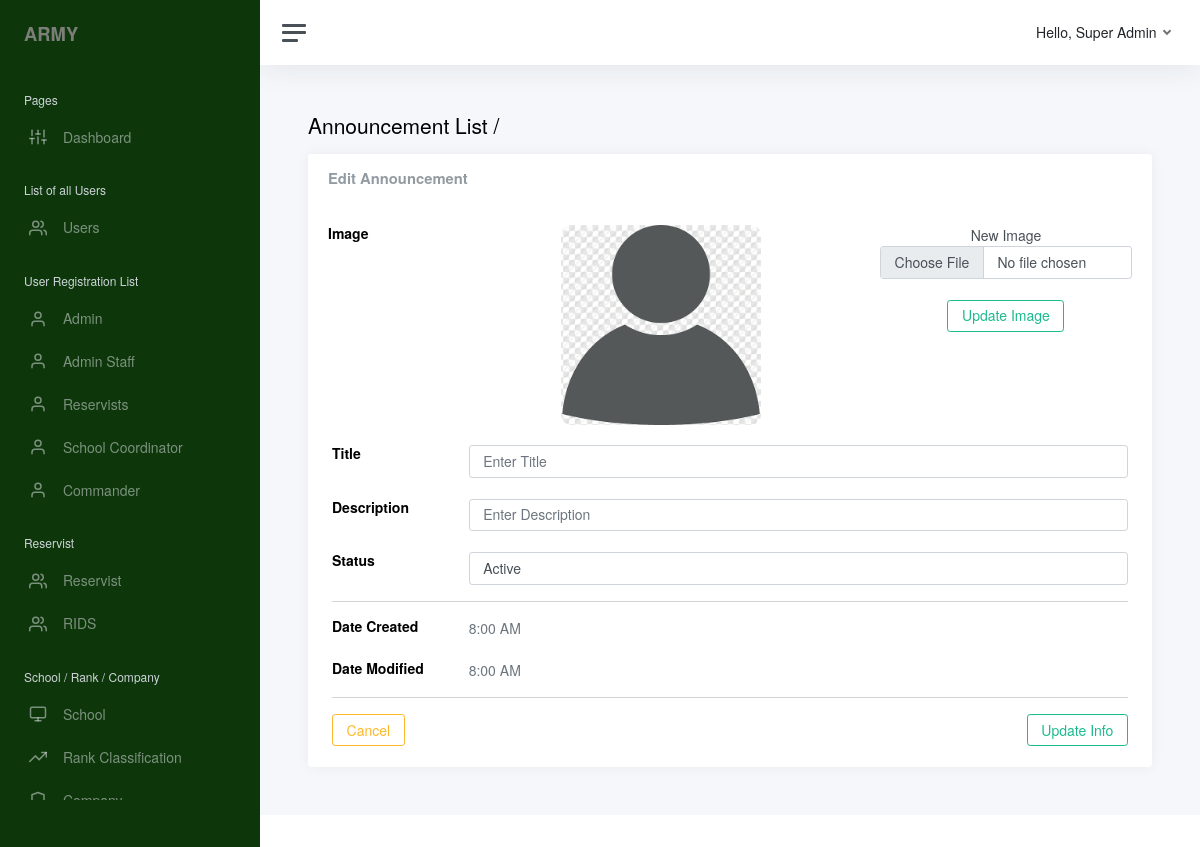
Page /admin_announcements_view.php (signed in) on the committed database.
### tables this page shows
CREATE TABLE `army_users` (
  `army_id` int(255) NOT NULL,
  `user_img` varchar(250) NOT NULL,
  `firstname` varchar(100) NOT NULL,
  `middle_name` varchar(100) NOT NULL,
  `lastname` varchar(100) NOT NULL,
  `username` varchar(100) NOT NULL,
  `email` varchar(100) NOT NULL,
  `password` varchar(1000) NOT NULL,
  `type` varchar(30) NOT NULL,
  `rank_id` int(100) NOT NULL,
  `company_id` int(100) NOT NULL,
  `afpsn` varchar(250) NOT NULL,
  `school_id` int(100) NOT NULL,
  `status` varchar(30) NOT NULL,
  `user_status` varchar(20) NOT NULL,
  `date_created` date DEFAULT NULL,
  `time_created` time(6) NOT NULL,
  `date_modified` date DEFAULT NULL,
  `time_modified` time(6) NOT NULL
);

### system_checker.php (called while the page is built, shortened)
<?php
require 'include/connect.php';
if (!empty($_SESSION["army_id"])) {
  $army_id     = $_SESSION["army_id"];
  $result      = mysqli_query($conn, "SELECT * FROM army_users WHERE army_id = $army_id");
  $row         = mysqli_fetch_assoc($result);
  $fn_public   = $row["firstname"];
  $ln_public   = $row["lastname"];
  $status      = $row["status"];
} else {
  header("Location: bulletin.php");
}

### admin_announcements_view.php (the view, shortened to what this page needs)
<?php
include 'system_checker.php';
  $time_c_formatted   = date("G:i A ", strtotime($time_created));
  $time_m_formatted   = date("G:i A ", strtotime($time_modified));
$sel_active   = "";
?>
<!DOCTYPE html>
<html lang="en">
<?php include 'header_main.php' ?>
<body>
  <div class="wrapper">
    <div class="main">
      <?php include 'top_right_navigation.php' ?>
      <main class="content">
        <div class="container-fluid p-0">
          <h1 class="h3 mb-3"><a href="admin_announcements.php" class="linked-navigation">Announcement List</a> /
            <?php echo $title ?></h1>
          <div class="row">
            <div class="col-12">
              <div class="card">
                <div class="card-header">
                  <h5 class="card-title mb-0">Edit Announcement</h5>
                </div>
                <div class="card-body">
                    <div class="row">
                      <div class="col-sm-2">
                        <h6 class="mb-0 flatpickr-weekwrapper"><strong>Image</strong></h6>
                      </div>
                      <div class="col-sm-6 text-center">
                          <img src="img/announcement/<?php echo $img ? $img: 'empty_user.png' ?>" alt="Admin" class="announce_image">
                      </div>
                      <div class="col-sm-4 text-center">
                        <form method="post" enctype="multipart/form-data">
                        <label>New Image</label>
                          <input class="form-control" type="file" name="uploadfile"/>
                          <br>
                          <button type="submit" class="btn btn-outline-success" name="image_update">Update Image</button>
                        </div>
                      </div>
                    </div>
                  <div class="form-group ms-4 me-4">
                  <form method="post" autocomplete="off">
                    <div class="row">
                      <div class="col-sm-2">
                        <h6 class="mb-0 flatpickr-weekwrapper"><strong>Title</strong></h6>
                      </div>
                      <div class="col-sm-10 text-secondary">
                        <input type="text" class="form-control" id="title" name="title" value="<?php echo $title?>" placeholder="Enter Title">
                      </div>
                    </div>
                    <br>
                    <div class="row">
                      <div class="col-sm-2">
                        <h6 class="mb-0 flatpickr-weekwrapper"><strong>Description</strong></h6>
                      </div>
                      <div class="col-sm-10 text-secondary">
                        <input type="text" class="form-control" id="description" name="description" value="<?php echo $description ?>" placeholder="Enter Description ">
                      </div>
                    </div>
                    <br>
                    <div class="row">
                      <div class="col-sm-2">
                        <h6 class="mb-0 flatpickr-weekwrapper"><strong>Status</strong></h6>
                      </div>
                      <div class="col-sm-10 text-secondary">
                        <select class="form-control" id="status" value="<?php echo $status ?>" name="status">
                          <option value="active" <?php echo $sel_active ?>>Active</option>
                        </select>
                      </div>
                    </div>
                    <hr>
                    <div class="row">
                      <div class="col-sm-2">
                        <h6 class="mb-0 flatpickr-weekwrapper"><strong>Date Created</strong>
                        </h6>
                      </div>
                      <div class="col-sm-10 text-secondary">
                        <div class="flatpickr-weekwrapper">
                          <?php echo $time_c_formatted ?>
                        </div>
                      </div>
                    </div>
                    <br>
                    <div class="row">
                      <div class="col-sm-2">
                        <h6 class="mb-0 flatpickr-weekwrapper"><strong>Date Modified</strong>
                        </h6>
                      </div>
                      <div class="col-sm-10 text-secondary">
                        <div class="flatpickr-weekwrapper">
                          <?php echo $time_m_formatted ?>
                        </div>
                      </div>
                    </div>
                    <hr>
                    <div class="row">
                      <div class="col-6">
                        <a href="admin_announcements.php" class="btn btn-md btn-outline-warning" style="float:left">Cancel</a>
                      </div>
                      <div class="col-6">
                        <button type="submit" name="update" class="btn btn-md btn-outline-success" style="float:right">Update Info</button>
                      </div>
                    </div>
                  </form>
                  <br>
                </div>
              </div>
            </div>
          </div>
        </div>
      </main>
      <?php include 'system_controller/footer.php' ?>
    </div>
  </div>
</body>
</html>

### top_right_navigation.php (shortened to what this page needs)
<nav id="top-nav" class="navbar navbar-expand navbar-light navbar-bg">
    <a class="sidebar-toggle js-sidebar-toggle">
        <i class="hamburger align-self-center"></i>
    </a>
    <div class="navbar-collapse collapse">
        <ul class="navbar-nav navbar-align">
            <li class="nav-item dropdown">
                <a class="nav-link dropdown-toggle d-none d-sm-inline-block" href="#" data-bs-toggle="dropdown">
                    <span class="text-dark">Hello, <?php echo $rank_public . ' ' .$fn_public . ' ' . $ln_public?></span>
                </a>
            </li>
        </ul>
    </div>
</nav>

### css/print.css (style rules this page uses)
.card { margin: -2rem; margin-left: -2rem; margin-right: -2rem; }
body, .content { background-color: white; }
footer, head, #sidebar, #top-nav, .header-dash { display: none; }

### rows in the picture
army_users: firstname "Super", lastname "Admin", status "Active"

### other values in the picture
$time_c_formatted "8:00 AM"
$time_m_formatted "8:00 AM"
